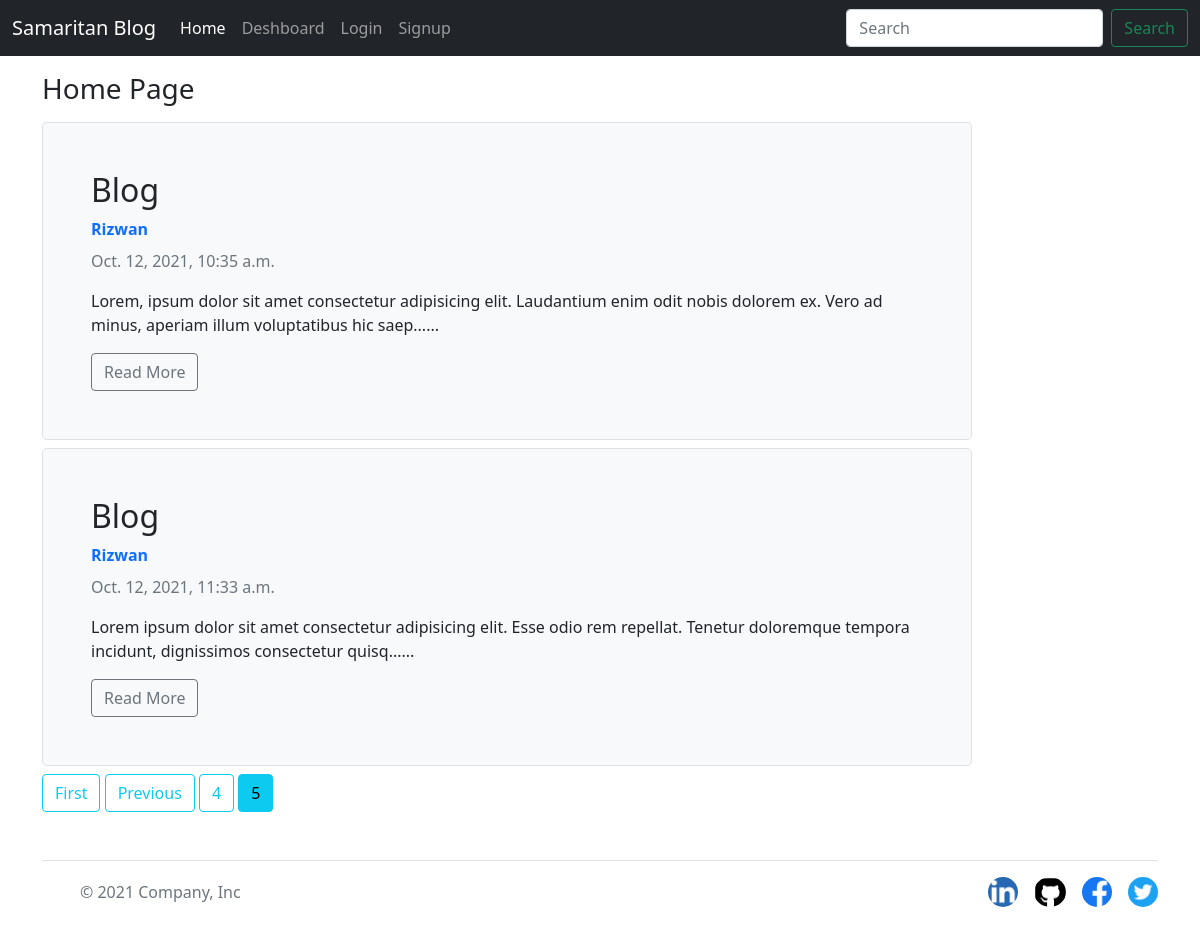
The app's page /?page=5 with its own data.
### blog/models.py (models this page shows, shortened)
class Post(models.Model):
    title = models.CharField(max_length=50)
    author = models.ForeignKey(User, on_delete=models.CASCADE)
    published_date = models.DateTimeField(default=timezone.now)
    content = RichTextField(blank = True, null = True)
    visible = models.BooleanField(default=False)
    upload = models.ImageField(upload_to ='uploads/')

### blog/views.py (the view)
# urls.py: path('', views.index, name='home'),
def index(request):
    posts = Post.objects.filter(visible=True)
    paginator = Paginator(posts, 2)
    page = request.GET.get('page')
    page_obj = paginator.get_page(page)
    return render(request, 'blog/home.html', {'posts': posts, 'page_obj':page_obj})

### blog/templates/blog/home.html (shortened to what this page needs)
{% extends 'blog/base.html' %}
{% load static %}
{% block content %}
<div class="continer my-3">
<h3 class="my-3">Home Page</h3>
    {% for p in page_obj%}
    <article class="media content-section">
        <div class="col-sm-10 my-2">
            <div class="h-180 p-5 bg-light border rounded-3">
                <h2>{{p.title}}</h2>
                <strong class="d-inline-block mb-2 text-primary"><a
                        href="{% url 'blog-list' p.author %}">{{p.author|capfirst}}</a>
                </strong>
                <div class="mb-1 text-muted">{{p.published_date}}</div>
                <p>{{p.content|slice:"0:150"|safe}}......</p>
                <a class="btn btn-outline-secondary" href="{% url 'PostDetail' p.id %}">Read More</a>
            </div>
        </div>
    </article>
    {%endfor%}
    {% if page_obj.has_previous %}
    <a class="btn btn-outline-info mb-4" href="?page=1">First</a>
    <a class="btn btn-outline-info mb-4" href="?page={{ page_obj.previous_page_number }}">Previous</a>
    {% endif %}
    {% for num in page_obj.paginator.page_range %}
    {% if page_obj.number == num %}
    <a class="btn btn-info mb-4" href="?page={{ num }}">{{ num }}</a>
    {% elif num > page_obj.number|add:'-2' and num < page_obj.number|add:'2' %} <a class="btn btn-outline-info mb-4"
        href="?page={{ num }}">{{ num }}</a>
        {% endif %}
        {% endfor %}
</div>
{% endblock content %}

### blog/static/blog/css/style.css (style rules this page uses)
a { text-decoration: none; }

### records on screen
Post: title "Blog", author "Rizwan", published_date "Oct. 12, 2021, 10:35 a.m.", content "Lorem, ipsum dolor sit amet consectetur adipisicing elit. Laudantium enim odit nobis dolorem ex. Vero ad minus, aperiam illum voluptatibus hic saep"
Post: title "Blog", author "Rizwan", published_date "Oct. 12, 2021, 11:33 a.m.", content "Lorem ipsum dolor sit amet consectetur adipisicing elit. Esse odio rem repellat. Tenetur doloremque tempora incidunt, dignissimos consectetur quisq"

### other values on screen
{{ num }} "4"
{{ num }} "5"
